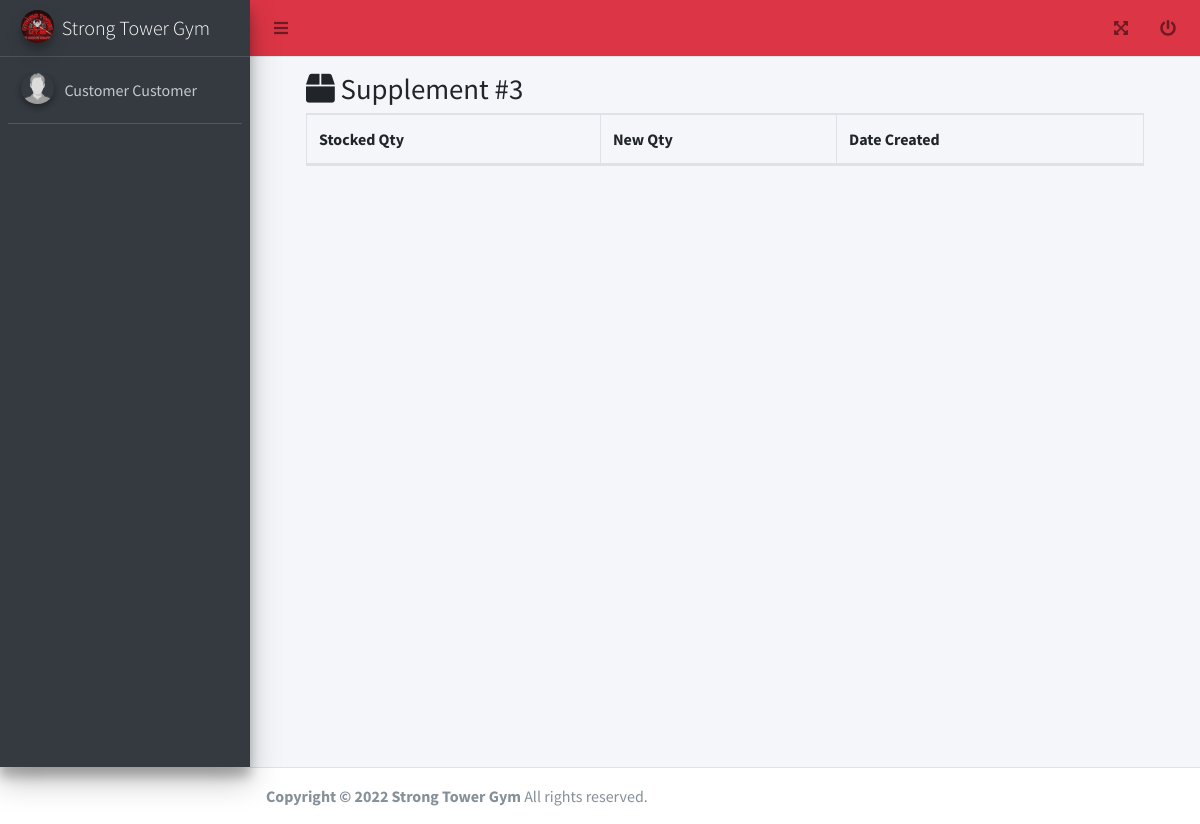
Page /admin/inventory_view.php?id=3 (signed in) on the earlier database version.
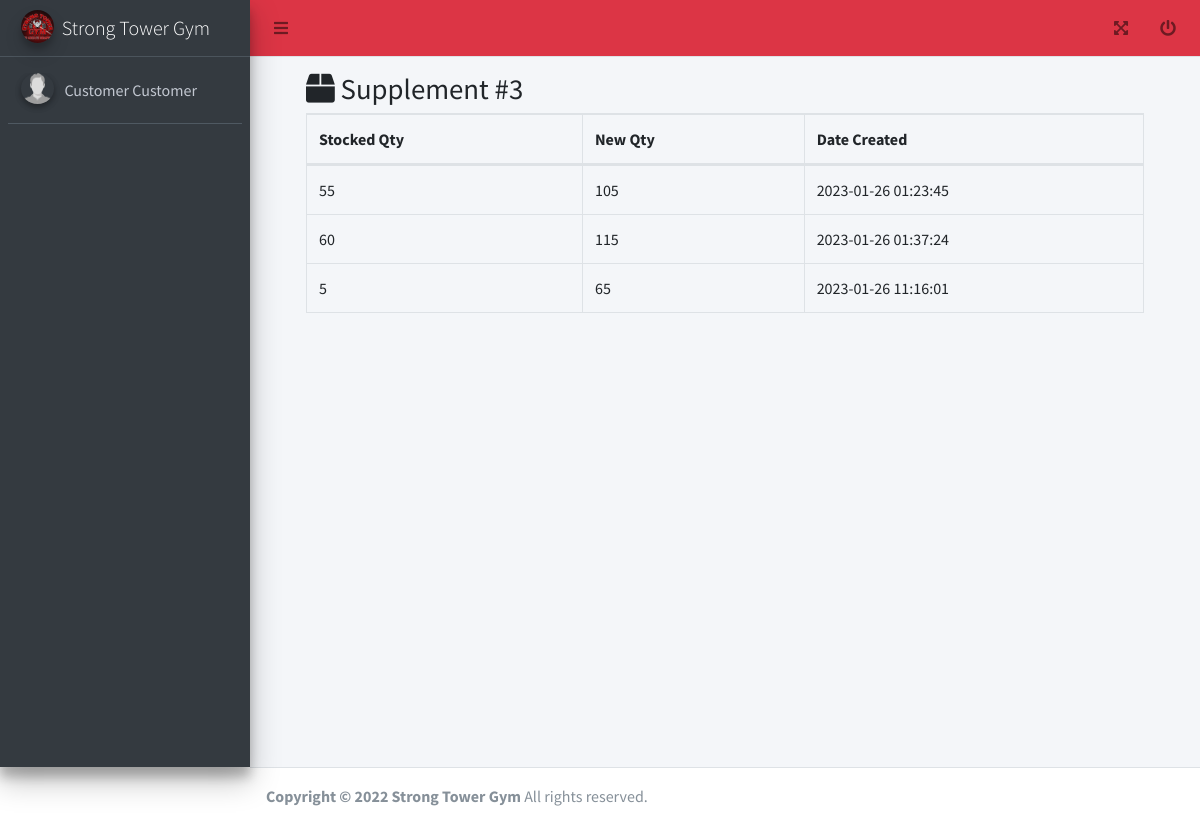
Same page on the later database version.
### tables this page shows
CREATE TABLE `tbl_supplement_inventory` (
  `id` int(11) NOT NULL AUTO_INCREMENT,
  `supplement_id` int(11) DEFAULT NULL,
  `original_qty` int(11) DEFAULT NULL,
  `qty` int(11) DEFAULT NULL,
  `created_by` int(11) DEFAULT NULL,
  `date_created` datetime DEFAULT current_timestamp(),
  PRIMARY KEY (`id`)
);

### functions.php (called while the page is built, shortened)
<?php
function get_list($sql)
{
  $data = array();
  $result = mysqli_query($_SESSION['conn'], $sql);
  while ($row = mysqli_fetch_assoc($result)) {
    $data[] = $row;
  }
  return $data;
}

### admin/inventory_view.php (the view, shortened to what this page needs)
<?php include('header.php'); ?>
<link rel="stylesheet" href="../adminlte/plugins/datatables-bs4/css/dataTables.bootstrap4.min.css">
<link rel="stylesheet" href="../adminlte/plugins/datatables-responsive/css/responsive.bootstrap4.min.css">
<link rel="stylesheet" href="../adminlte/plugins/datatables-buttons/css/buttons.bootstrap4.min.css">
<div>
  <div class="content-wrapper">
    <div class="content-header">
      <div class="container-fluid" id="content">
        <div class="row mb-2">
          <div class="col-sm-12">
            <h1 class="m-0"><i class="fa fa-box"></i> Supplement #<?php echo $_GET['id'] ?></h1>
          </div>
          <div class="col-sm-12">
            <table id="example2" class="table table-bordered table-hover dataTable dtr-inline" aria-describedby="example2_info">
              <thead>
                <tr>
                  <th>Stocked Qty</th>
                  <th>New Qty</th>
                  <th>Date Created</th>
                </tr>
              </thead>
              <tbody>
                <?php foreach (get_list("select * from tbl_supplement_inventory where supplement_id = " . $_GET['id']) as $res) { ?>
                  <tr>
                    <td><?php echo $res['qty'] ?></td>
                    <td><?php echo $res['original_qty'] + $res['qty'] ?></td>
                    <td><?php echo $res['date_created'] ?></td>
                  </tr>
                <?php } ?>
              </tbody>
            </table>
          </div>
        </div>
      </div>
    </div>
  </div>
</div>
</div>
<?php include('footer.php'); ?>

Differences in the rows shown:
added tbl_supplement_inventory: qty "55", $res['original_qty'] + $res['qty'] "105", date_created "2023-01-26 01:23:45"
added tbl_supplement_inventory: qty "60", $res['original_qty'] + $res['qty'] "115", date_created "2023-01-26 01:37:24"
added tbl_supplement_inventory: qty "5", $res['original_qty'] + $res['qty'] "65", date_created "2023-01-26 11:16:01"
